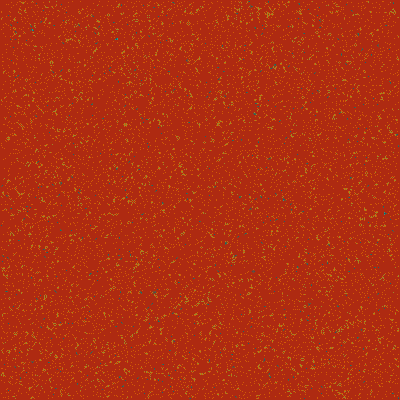
Frame 1 (no input)
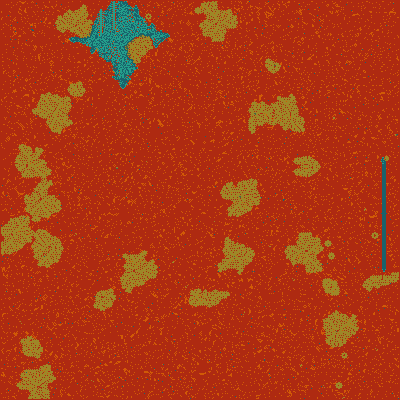
Frame 60 (the mouse pressed at the canvas centre just before this capture)
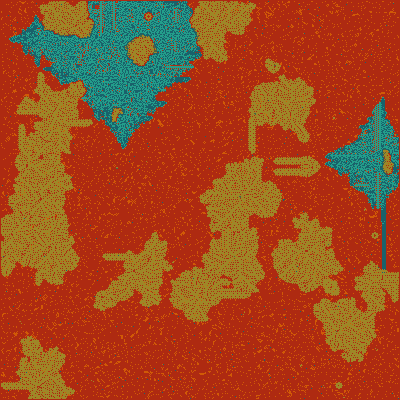
Frame 120 (the mouse held since frame 60 and released just before this capture)

The Processing sketch that drew these frames (run headless with seeded random() and noise(); from frame 60 on, the mouse is pressed at the canvas centre):

// Processing sketch: processing_6778
// ── processing_6778.pde

int[][] grid, future;
void setup() {
  size(400, 400);
  frameRate(10);
  grid = new int[width][height];
  future = new int[width][height];
  float density = 0.09 * width * height;
  int count = 0; 
  for(int i = 0; i < density; i++) {
    count++;
    int tempX = int(random(width));
    int tempY = int(random(height));
    if(0 == count%30) {
    grid[tempX][tempY] = 10; 
    } else {
    grid[tempX][tempY] = 1; 
    }if(0 == count%8000) {
     grid[tempX][tempY] = 100; 
    }
  }
  background(174,42,17);
}

void draw() {
 for(int x = 1; x < width-1; x++) {
  for(int y = 1; y < height-1; y++) {
   //Check the number of neighbors (adjacent cells) 
   int nb = neighbors(x, y);
   //print(n(nb, 2)>=1);

   if((grid[x][y] == 1) && (nb < 2)) {//set 1 (1)
    // print(0);
    future[x][y] = 0; //Isolation death
    set(x, y, color(209,90,6));
   } else
   if((grid[x][y] == 1) && (nb < 3)) {
   // println(n(nb, 1));
    //print(1);
     future[x][y]=0;//Overpopulation death
     set(x, y, color(174,42,17));
   } else
   if((grid[x][y] == 0) && (nb == 3)) {
     //print(2);
     future[x][y]=1;//Birth
     set(x, y, color(158,135,39));
   } else 
   if((grid[x][y] == 10) && (nb < 30)) {//set 2 (10)
//print(0);
    future[x][y] = 0; //Isolation death
    set(x, y, color(25,98,107));
   } else
   if((grid[x][y] == 10) && (nb < 30)) {
//print(1);
     future[x][y]=0;//Overpopulation death
    set(x, y, color(25,98,107));
   } else
   if((grid[x][y] == 0) && (nb == 20)) {
//print(2);
     future[x][y]=10;//Birth
     set(x, y, color(35,158,139));
   } else
   if((grid[x][y] == 0) && (nb > 1) && (nb == 1))  {
     //print(2);
     future[x][y]=100;//Birth
     set(x, y, color(77,176,67));
   } else {
   if((grid[x][y] == 1) && (nb > 0) && (nb >= 10)) {
    //print(3);
     future[x][y]=0;//Birth
    set(x, y, color(77,100,67));
   }
    future[x][y] = grid[x][y]; 
   }
  }
 } 
 //println("zip");
 int[][]temp = grid;
 grid = future;
 future = temp;
}

int neighbors(int x, int y) {
  return grid[x][y-1] +   //North
         grid[x+1][y-1] + //NorthEast
         grid[x+1][y] +   //East
         grid[x+1][y+1] + //SouthEast
         grid[x][y+1] +   //South
         grid[x-1][y+1] + //Southwest
         grid[x-1][y] +   //West
         grid[x-1][y-1];  //NorthWest
}

int n(int N, int num) {
  for(int i =1000; i >= 1; i=i/10) {
    int x;
    x = num/i;
    num = num - i*x;
    if(N==4) {
      if( i == 1000) {//red
        return x;
      }
    } 
    if(N==3) {
      if( i == 100) { //green
        return x;
      }
    } 
    if(N==2) {
      if( i == 10) {//blue
        return x;
      }
    } 
    if(N==1) {
      if( i <= 1) { //ground
        return x;
      }
    } 
  }
  return 0;
}
